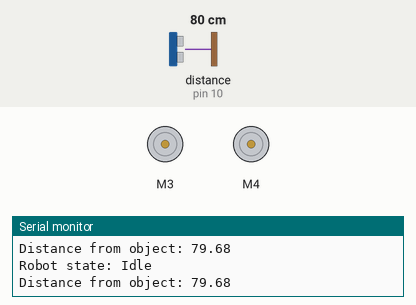
Recording of a sketch running on a simulated Arduino Uno, built with avr-gcc and run on an emulated ATmega328P. Shown: 2 × DC motor (green arrow = forward, orange = backward, longer = faster), the last lines printed to the serial monitor. Wiring (inferred from the names in the program): ultrasonic range finder: trigger pin 9; echo pin 10. The inputs (shaded band) are chosen by the test bench; at power-on: distance to the obstacle (sensor on pin 10) 80 cm. The echo pulse lasts 58.3 µs per cm.

Above: at 1.2 s.
1.3 s: distance to the obstacle (sensor on pin 10) set to 12 cm
2.8 s: distance to the obstacle (sensor on pin 10) set to 9 cm
At 3.9 s:
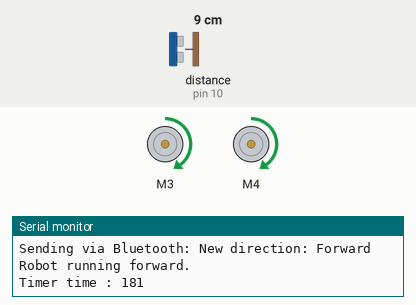
At 5.2 s:
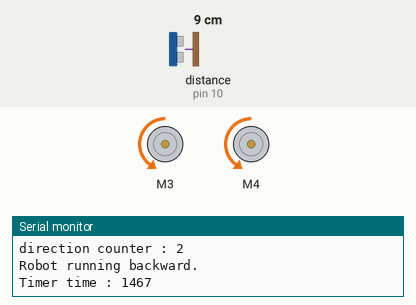
Timing chart, 0 to 10.8 s (numbered marks = the images above; inputs shaded):
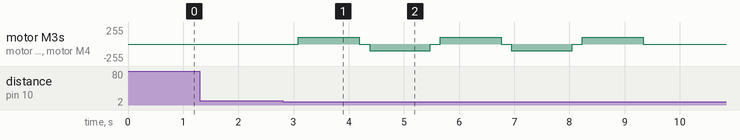

Measured:
- the behaviour switches between 11 and 10 cm on distance to the obstacle (sensor on pin 10) (found by bisection; images 0 and 1)
- after the input at 2.8 s, motor M3, motor M4: stopped → forward 100/255 after 0.29 s, then repeats every 2.6 s: stopped 0.19 s, backward 100/255 1.1 s, stopped 0.18 s, forward 100/255 1.1 s

The sketch:

robot_homework.ino
```cpp
#include "FSM_Homework.h"  // Inclusion de la FSM

FSM fsm;          // Créer une instance de la FSM

void setup() {
    Serial.begin(9600);
    fsm.init();   // Initialiser la FSM (et ses dépendances)
}

void loop() {
    fsm.run();    // Exécuter la logique de la FSM en continu
    delay(100);
}
```

Bluetooth.cpp
```cpp
#include "SoftwareSerial.h"
#include "Arduino.h"

// Define the pins
const byte rxPin = 0;
const byte txPin = 1;


// Instantiate the SoftwareSerial object
SoftwareSerial BTSerial(rxPin, txPin); // RX TX


// Function to initialize the Bluetooth module
void initBluetooth() {
    pinMode(rxPin, INPUT);
    pinMode(txPin, OUTPUT);
    BTSerial.begin(9600);
    Serial.begin(9600);
}

// Function to send a message via Bluetooth
void sendMessage(String newDirection) {
    String message = "New direction: ";
    message += newDirection;
    BTSerial.println(message);
    Serial.println("Sending via Bluetooth: " + message);
}
```

Bluetooth.h
```cpp
#ifndef BLUETOOTH_H
#define BLUETOOTH_H

#include <SoftwareSerial.h>
#include <Arduino.h>


// Pin configurations for Bluetooth
extern const byte rxPin;
extern const byte txPin;

// Function declarations
void initBluetooth();
void sendMessage(String newDirection);

#endif // BLUETOOTH_H
```

FSM_Homework.cpp
```cpp
#include "FSM_Homework.h"


FSM::FSM() : state(Idle), startTime(0), direction(0), directionCounter(0) {}


void FSM::init() {
    initMotors();
    initUltrasonic();
    initBluetooth();
}

void FSM::run() {
    handleState();
}

void FSM::handleState() {
    float distance = readDistance();
    const unsigned long timeoutDuration = 30000;
    unsigned long currentTime = millis();

    switch (state) {
        case Idle:
            Serial.println("Robot state: Idle");
            // distance = readDistance();
            Serial.print("Distance from object: ");
            Serial.println(distance);
            // If there is an obstacle in less than 10cm
            if (distance > 0 && distance < 10) {
                state = ObstacleDetected;
            } else {
                state = Idle;
            }
            break;

        case RunForward:
            Serial.println("Robot running forward.");
            Serial.print("Timer time : ");
            Serial.println(currentTime - startTime);
            // distance = readDistance();
            stopMotors();
            setMotorsSpeed(100);
            runMotors(FORWARD);
            delay(1000);
            if (distance > 0 && distance < 10) {
                state = ObstacleDetected;
            } else if (currentTime - startTime >= timeoutDuration) {
                state = Stop;
            }
            break;

        case RunBackward:
            Serial.println("Robot running backward.");
            Serial.print("Timer time : ");
            Serial.println(currentTime - startTime);
            // distance = readDistance();
            stopMotors();
            setMotorsSpeed(100);
            runMotors(BACKWARD);
            delay(1000);
            if (distance > 0 && distance < 10) {
                state = ObstacleDetected;
            } else if (currentTime - startTime >= timeoutDuration) {
                state = Stop;
            }
            break;

        case ObstacleDetected:
            // Start timer
            if (startTime == 0) startTime = millis();
            Serial.print("Timer time : ");
            Serial.println(currentTime - startTime);
            stopMotors();
            Serial.print("Obstacle Detected : Robot stopping or changing direction");
            if(directionCounter >= 5){
                state = Stop;
                break;
            }
            switch (direction){
                case 0:
                    direction = 1; //Forward
                    state = RunForward;
                    directionCounter++;
                    Serial.print("direction counter : ");
                    Serial.println(directionCounter);
                    sendMessage("Forward");

                    break;
                case 1:
                    direction = 2; //Backward
                    state = RunBackward;
                    sendMessage("Backward");
                    directionCounter++;
                    Serial.print("direction counter : ");
                    Serial.println(directionCounter);
                    break;
                case 2:
                    direction = 1;
                    state = RunForward;
                    sendMessage("Forward");
                    directionCounter++;
                    Serial.print("direction counter : ");
                    Serial.println(directionCounter);
                    break;
            }
            break;

        case Stop:
            Serial.println("Robot state: Stop.");
            stopMotors();
            directionCounter = 0;
            delay(10000);
            break;
    }
}
```

FSM_Homework.h
```cpp
#ifndef FSM_H
#define FSM_H

#include "Motors.h"
#include "Ultrasonic.h"
#include "Bluetooth.h"

enum RobotState {
    Idle,
    ObstacleDetected,
    RunForward,
    RunBackward,
    Stop
};

class FSM {
public:
    FSM();
    void init();
    void run();

private:
    RobotState state;
    unsigned long startTime;
    int direction;
    int directionCounter;
    void handleState();
};

#endif
```

Motors.cpp
```cpp
#include "Motors.h"

Adafruit_MotorShield AFMS = Adafruit_MotorShield();

Adafruit_DCMotor *motor1 = AFMS.getMotor(3);
Adafruit_DCMotor *motor2 = AFMS.getMotor(4);

void initMotors() {
  AFMS.begin();
}

void setMotorsSpeed(uint8_t speed) {
  motor1->setSpeed(speed);
  motor2->setSpeed(speed);
}

void runMotors(uint8_t direction) {
  motor1->run(direction);
  motor2->run(direction);
}

void turnLeft() {
    motor1->run(RELEASE);
    motor2->run(FORWARD);
}

void turnRight() {
    motor1->run(FORWARD);
    motor2->run(RELEASE);
}

void stopMotors() {
  motor1->run(RELEASE);
  motor2->run(RELEASE);
}
```

Motors.h
```cpp
#ifndef MOTORS_H
#define MOTORS_H

#include <Adafruit_MotorShield.h>

extern Adafruit_MotorShield AFMS;
extern Adafruit_DCMotor *motor1;
extern Adafruit_DCMotor *motor2;

void initMotors();
void setMotorsSpeed(uint8_t speed);
void runMotors(uint8_t direction);
void turnLeft();
void turnRight();
void stopMotors();

#endif
```

Ultrasonic.cpp
```cpp
#include "Ultrasonic.h"
#include <Arduino.h>

void initUltrasonic() {
  pinMode(trigPin, OUTPUT);
  pinMode(echoPin, INPUT);
}

float readDistance() {
  float duration, distance;

  digitalWrite(trigPin, LOW);
  delayMicroseconds(2);
  digitalWrite(trigPin, HIGH);
  delayMicroseconds(10);
  digitalWrite(trigPin, LOW);

  duration = pulseIn(echoPin, HIGH);
  distance = (duration * 0.0343) / 2;
  return distance;
}
```

Ultrasonic.h
```cpp
#ifndef ULTRASONIC_H
#define ULTRASONIC_H

const int trigPin = 9;
const int echoPin = 10;

void initUltrasonic();
float readDistance();

#endif
```
